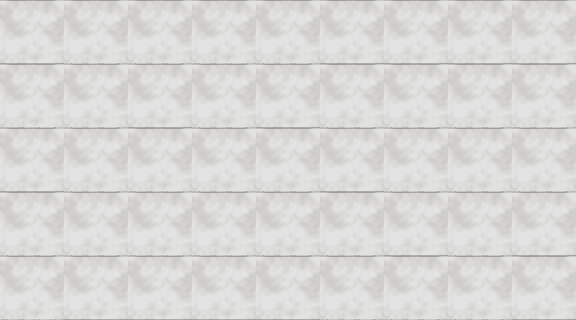

A 2D game scene composited from a Tiled map and its tileset images. What follows is a short description and the map's XML, with each tile layer's data collapsed to a summary:
An orthogonal 9x5 tile map with 64x64 px tiles, 6 tile layers (background, foreground, portal, trap, ...) and 1 object (startpoint).

<map version="1.0" orientation="orthogonal" width="9" height="5" tilewidth="64" tileheight="64">
 <tileset firstgid="1" source="../textures/grey.tsx" />
 <layer name="background" width="9" height="5">
  <data>[45 cells, 45 non-empty, 4 distinct tile ids]</data>
 </layer>
 <layer name="foreground" width="9" height="5">
  <data>[45 cells, 16 non-empty, 1 distinct tile ids]</data>
 </layer>
 <layer name="portal" width="9" height="5">
  <data>[45 cells, 4 non-empty, 1 distinct tile ids]</data>
 </layer>
 <layer name="trap" width="9" height="5">
  <data>[45 cells, 3 non-empty, 1 distinct tile ids]</data>
 </layer>
 <layer name="exit" width="9" height="5">
  <data>[45 cells, 1 non-empty, 1 distinct tile ids]</data>
 </layer>
 <layer name="fog" width="9" height="5">
  <data>[45 cells, 45 non-empty, 1 distinct tile ids]</data>
 </layer>
 <objectgroup name="player" width="9" height="5">
  <object name="startpoint" x="0" y="192" width="64" height="64">
   <properties>
    <property name="health" value="2" />
   </properties>
  </object>
 </objectgroup>
</map>
